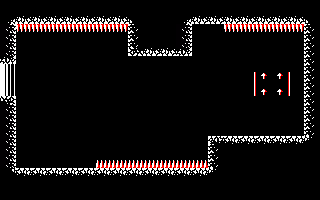

Below is a game level as drawn by its tile map, then a one-line description and the .tmx file that defines it, in full:
An orthogonal 20x25 tile map with 16x8 px tiles, 1 tile layer (Capa de Patrones 1).

<map version="1.2" tiledversion="1.2.4" orientation="orthogonal" renderorder="right-down" width="20" height="25" tilewidth="16" tileheight="8" infinite="0" nextlayerid="2" nextobjectid="1">
 <tileset firstgid="1" source="tileset.tsx" />
 <layer id="1" name="Capa de Patrones 1" width="20" height="25">
  <data encoding="csv">
1,1,1,1,1,1,1,1,1,1,1,1,1,1,1,1,1,1,1,1,
1,1,1,1,1,1,1,1,1,1,1,1,1,1,1,1,1,1,1,1,
19,13,13,13,13,13,13,13,20,1,1,19,13,13,13,13,13,13,13,20,
14,6,6,6,6,6,6,6,10,1,1,14,1,1,6,6,6,6,6,10,
14,1,1,1,1,1,1,1,10,1,1,14,1,1,1,1,1,1,1,10,
14,1,1,1,1,1,1,1,10,1,1,14,1,1,1,1,1,1,1,10,
14,1,1,1,1,1,1,1,15,13,13,16,1,1,1,1,1,1,1,10,
16,1,1,1,1,1,1,1,1,1,1,1,1,1,1,1,1,1,1,10,
29,1,1,1,1,1,1,1,1,1,1,1,1,1,1,1,1,1,1,10,
29,1,1,1,1,1,1,1,1,1,1,1,1,1,1,3,4,4,7,10,
29,1,1,1,1,1,1,1,1,1,1,1,1,1,1,3,1,1,7,10,
29,1,1,1,1,1,1,1,1,1,1,1,1,1,1,3,4,4,7,10,
12,1,1,1,1,1,1,1,1,1,1,1,1,1,1,1,1,1,1,10,
14,1,1,1,1,1,1,1,1,1,1,1,1,1,1,1,1,1,1,10,
14,1,1,1,1,1,1,1,1,1,1,1,1,1,1,1,1,1,1,10,
14,1,1,1,1,1,1,1,1,1,1,1,1,1,1,1,1,1,1,10,
14,1,1,1,1,1,1,1,1,1,1,1,1,1,1,1,1,1,1,10,
14,1,1,1,1,1,1,1,1,1,1,1,1,11,9,9,9,9,9,24,
14,1,1,1,1,1,1,1,1,1,1,1,1,10,1,1,1,1,1,1,
14,1,1,1,1,1,1,1,1,1,1,1,1,10,1,1,1,1,1,1,
14,1,1,1,1,1,2,2,2,2,2,2,2,10,1,1,1,1,1,1,
23,9,9,9,9,9,9,9,9,9,9,9,9,24,1,1,1,1,1,1,
1,1,1,1,1,1,1,1,1,1,1,1,1,1,1,1,1,1,1,1,
1,1,1,1,1,1,1,1,1,1,1,1,1,1,1,1,1,1,1,1,
1,1,1,1,1,1,1,1,1,1,1,1,1,1,1,1,1,1,1,1
</data>
 </layer>
</map>
